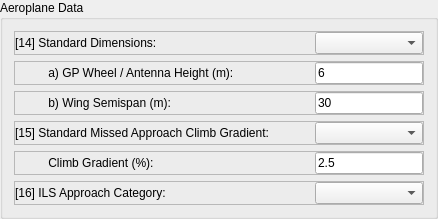
    <widget class="QGroupBox" name="gbAeroData">
     <property name="title">
      <string>Aeroplane Data</string>
     </property>
     <layout class="QVBoxLayout" name="verticalLayout_gbAeroData">
      <item>
       <widget class="QFrame" name="frame_RNVA_3">
        <property name="enabled">
         <bool>true</bool>
        </property>
        <property name="sizePolicy">
         <sizepolicy hsizetype="Minimum" vsizetype="Preferred">
          <horstretch>0</horstretch>
          <verstretch>0</verstretch>
         </sizepolicy>
        </property>
        <property name="frameShape">
         <enum>QFrame::StyledPanel</enum>
        </property>
        <property name="frameShadow">
         <enum>QFrame::Raised</enum>
        </property>
        <layout class="QHBoxLayout" name="horizontalLayout_18">
         <property name="spacing">
          <number>0</number>
         </property>
         <property name="margin">
          <number>0</number>
         </property>
         <item>
          <widget class="QLabel" name="label_10">
           <property name="minimumSize">
            <size>
             <width>300</width>
             <height>0</height>
            </size>
           </property>
           <property name="maximumSize">
            <size>
             <width>16777215</width>
             <height>16777215</height>
            </size>
           </property>
           <property name="font">
            <font>
             <family>Arial</family>
             <weight>50</weight>
             <bold>false</bold>
            </font>
           </property>
           <property name="text">
            <string>[14] Standard Dimensions:</string>
           </property>
          </widget>
         </item>
         <item>
          <widget class="QComboBox" name="cmbC14">
           <property name="maximumSize">
            <size>
             <width>16777215</width>
             <height>16777215</height>
            </size>
           </property>
           <property name="font">
            <font>
             <family>Arial</family>
             <weight>50</weight>
             <bold>false</bold>
            </font>
           </property>
           <property name="frame">
            <bool>true</bool>
           </property>
          </widget>
         </item>
        </layout>
       </widget>
      </item>
      <item>
       <widget class="QFrame" name="frame_C14a">
        <property name="sizePolicy">
         <sizepolicy hsizetype="Minimum" vsizetype="Preferred">
          <horstretch>0</horstretch>
          <verstretch>0</verstretch>
         </sizepolicy>
        </property>
        <property name="frameShape">
         <enum>QFrame::StyledPanel</enum>
        </property>
        <property name="frameShadow">
         <enum>QFrame::Raised</enum>
        </property>
        <layout class="QHBoxLayout" name="horizontalLayout_26">
         <property name="spacing">
          <number>0</number>
         </property>
         <property name="margin">
          <number>0</number>
         </property>
         <item>
          <widget class="QLabel" name="label_18">
           <property name="minimumSize">
            <size>
             <width>300</width>
             <height>0</height>
            </size>
           </property>
           <property name="maximumSize">
            <size>
             <width>16777215</width>
             <height>16777215</height>
            </size>
           </property>
           <property name="font">
            <font>
             <family>Arial</family>
             <weight>50</weight>
             <bold>false</bold>
            </font>
           </property>
           <property name="text">
            <string>          a) GP Wheel / Antenna Height (m):</string>
           </property>
          </widget>
         </item>
         <item>
          <widget class="QLineEdit" name="txtC14a">
           <property name="sizePolicy">
            <sizepolicy hsizetype="MinimumExpanding" vsizetype="Fixed">
             <horstretch>0</horstretch>
             <verstretch>0</verstretch>
            </sizepolicy>
           </property>
           <property name="minimumSize">
            <size>
             <width>105</width>
             <height>0</height>
            </size>
           </property>
           <property name="maximumSize">
            <size>
             <width>16777215</width>
             <height>16777215</height>
            </size>
           </property>
           <property name="font">
            <font>
             <family>Arial</family>
             <weight>50</weight>
             <bold>false</bold>
            </font>
           </property>
           <property name="text">
            <string>6</string>
           </property>
          </widget>
         </item>
        </layout>
       </widget>
      </item>
      <item>
       <widget class="QFrame" name="frame_C14b">
        <property name="sizePolicy">
         <sizepolicy hsizetype="Minimum" vsizetype="Preferred">
          <horstretch>0</horstretch>
          <verstretch>0</verstretch>
         </sizepolicy>
        </property>
        <property name="frameShape">
         <enum>QFrame::StyledPanel</enum>
        </property>
        <property name="frameShadow">
         <enum>QFrame::Raised</enum>
        </property>
        <layout class="QHBoxLayout" name="horizontalLayout_28">
         <property name="spacing">
          <number>0</number>
         </property>
         <property name="margin">
          <number>0</number>
         </property>
         <item>
          <widget class="QLabel" name="label_19">
           <property name="minimumSize">
            <size>
             <width>300</width>
             <height>0</height>
            </size>
           </property>
           <property name="maximumSize">
            <size>
             <width>16777215</width>
             <height>16777215</height>
            </size>
           </property>
           <property name="font">
            <font>
             <family>Arial</family>
             <weight>50</weight>
             <bold>false</bold>
            </font>
           </property>
           <property name="text">
            <string>          b) Wing Semispan (m):</string>
           </property>
          </widget>
         </item>
         <item>
          <widget class="QLineEdit" name="txtC14b">
           <property name="sizePolicy">
            <sizepolicy hsizetype="MinimumExpanding" vsizetype="Fixed">
             <horstretch>0</horstretch>
             <verstretch>0</verstretch>
            </sizepolicy>
           </property>
           <property name="minimumSize">
            <size>
             <width>105</width>
             <height>0</height>
            </size>
           </property>
           <property name="maximumSize">
            <size>
             <width>16777215</width>
             <height>16777215</height>
            </size>
           </property>
           <property name="font">
            <font>
             <family>Arial</family>
             <weight>50</weight>
             <bold>false</bold>
            </font>
           </property>
           <property name="text">
            <string>30</string>
           </property>
          </widget>
         </item>
        </layout>
       </widget>
      </item>
      <item>
       <widget class="QFrame" name="frame_RNVA_4">
        <property name="enabled">
         <bool>true</bool>
        </property>
        <property name="sizePolicy">
         <sizepolicy hsizetype="Minimum" vsizetype="Preferred">
          <horstretch>0</horstretch>
          <verstretch>0</verstretch>
         </sizepolicy>
        </property>
        <property name="frameShape">
         <enum>QFrame::StyledPanel</enum>
        </property>
        <property name="frameShadow">
         <enum>QFrame::Raised</enum>
        </property>
        <layout class="QHBoxLayout" name="horizontalLayout_20">
         <property name="spacing">
          <number>0</number>
         </property>
         <property name="margin">
          <number>0</number>
         </property>
         <item>
          <widget class="QLabel" name="label_11">
           <property name="minimumSize">
            <size>
             <width>300</width>
             <height>0</height>
            </size>
           </property>
           <property name="maximumSize">
            <size>
             <width>16777215</width>
             <height>16777215</height>
            </size>
           </property>
           <property name="font">
            <font>
             <family>Arial</family>
             <weight>50</weight>
             <bold>false</bold>
            </font>
           </property>
           <property name="text">
            <string>[15] Standard Missed Approach Climb Gradient:</string>
           </property>
          </widget>
         </item>
         <item>
          <widget class="QComboBox" name="cmbC15">
           <property name="maximumSize">
            <size>
             <width>16777215</width>
             <height>16777215</height>
            </size>
           </property>
           <property name="font">
            <font>
             <family>Arial</family>
             <weight>50</weight>
             <bold>false</bold>
            </font>
           </property>
           <property name="frame">
            <bool>true</bool>
           </property>
          </widget>
         </item>
        </layout>
       </widget>
      </item>
      <item>
       <widget class="QFrame" name="frame_C15a">
        <property name="sizePolicy">
         <sizepolicy hsizetype="Minimum" vsizetype="Preferred">
          <horstretch>0</horstretch>
          <verstretch>0</verstretch>
         </sizepolicy>
        </property>
        <property name="frameShape">
         <enum>QFrame::StyledPanel</enum>
        </property>
        <property name="frameShadow">
         <enum>QFrame::Raised</enum>
        </property>
        <layout class="QHBoxLayout" name="horizontalLayout_29">
         <property name="spacing">
          <number>0</number>
         </property>
         <property name="margin">
          <number>0</number>
         </property>
         <item>
          <widget class="QLabel" name="label_20">
           <property name="minimumSize">
            <size>
             <width>300</width>
             <height>0</height>
            </size>
           </property>
           <property name="maximumSize">
            <size>
             <width>16777215</width>
             <height>16777215</height>
            </size>
           </property>
           <property name="font">
            <font>
             <family>Arial</family>
             <weight>50</weight>
             <bold>false</bold>
            </font>
           </property>
           <property name="text">
            <string>          Climb Gradient (%):</string>
           </property>
          </widget>
         </item>
         <item>
          <widget class="QLineEdit" name="txtC15a">
           <property name="sizePolicy">
            <sizepolicy hsizetype="MinimumExpanding" vsizetype="Fixed">
             <horstretch>0</horstretch>
             <verstretch>0</verstretch>
            </sizepolicy>
           </property>
           <property name="minimumSize">
            <size>
             <width>105</width>
             <height>0</height>
            </size>
           </property>
           <property name="maximumSize">
            <size>
             <width>16777215</width>
             <height>16777215</height>
            </size>
           </property>
           <property name="font">
            <font>
             <family>Arial</family>
             <weight>50</weight>
             <bold>false</bold>
            </font>
           </property>
           <property name="text">
            <string>2.5</string>
           </property>
          </widget>
         </item>
        </layout>
       </widget>
      </item>
      <item>
       <widget class="QFrame" name="frame_RNVA_5">
        <property name="enabled">
         <bool>true</bool>
        </property>
        <property name="sizePolicy">
         <sizepolicy hsizetype="Minimum" vsizetype="Preferred">
          <horstretch>0</horstretch>
          <verstretch>0</verstretch>
         </sizepolicy>
        </property>
        <property name="frameShape">
         <enum>QFrame::StyledPanel</enum>
        </property>
        <property name="frameShadow">
         <enum>QFrame::Raised</enum>
        </property>
        <layout class="QHBoxLayout" name="horizontalLayout_21">
         <property name="spacing">
          <number>0</number>
         </property>
         <property name="margin">
          <number>0</number>
         </property>
         <item>
          <widget class="QLabel" name="label_12">
           <property name="minimumSize">
            <size>
             <width>300</width>
             <height>0</height>
            </size>
           </property>
           <property name="maximumSize">
            <size>
             <width>16777215</width>
             <height>16777215</height>
            </size>
           </property>
           <property name="font">
            <font>
             <family>Arial</family>
             <weight>50</weight>
             <bold>false</bold>
            </font>
           </property>
           <property name="text">
            <string>[16] ILS Approach Category: </string>
           </property>
          </widget>
         </item>
         <item>
          <widget class="QComboBox" name="cmbC16">
           <property name="maximumSize">
            <size>
             <width>16777215</width>
             <height>16777215</height>
            </size>
           </property>
           <property name="font">
            <font>
             <family>Arial</family>
             <weight>50</weight>
             <bold>false</bold>
            </font>
           </property>
           <property name="frame">
            <bool>true</bool>
           </property>
          </widget>
         </item>
        </layout>
       </widget>
      </item>
     </layout>
    </widget>
